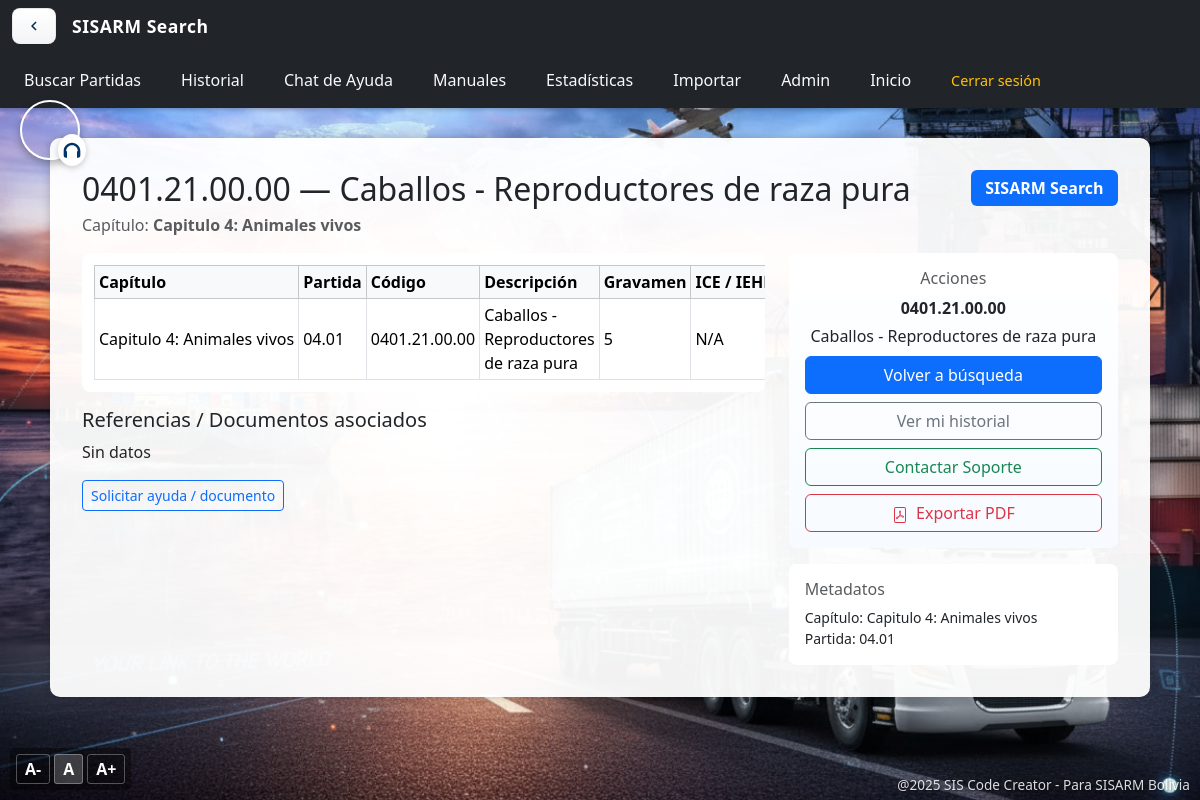
Page /detalle-partida/2451/ (signed in) on the earlier database version.
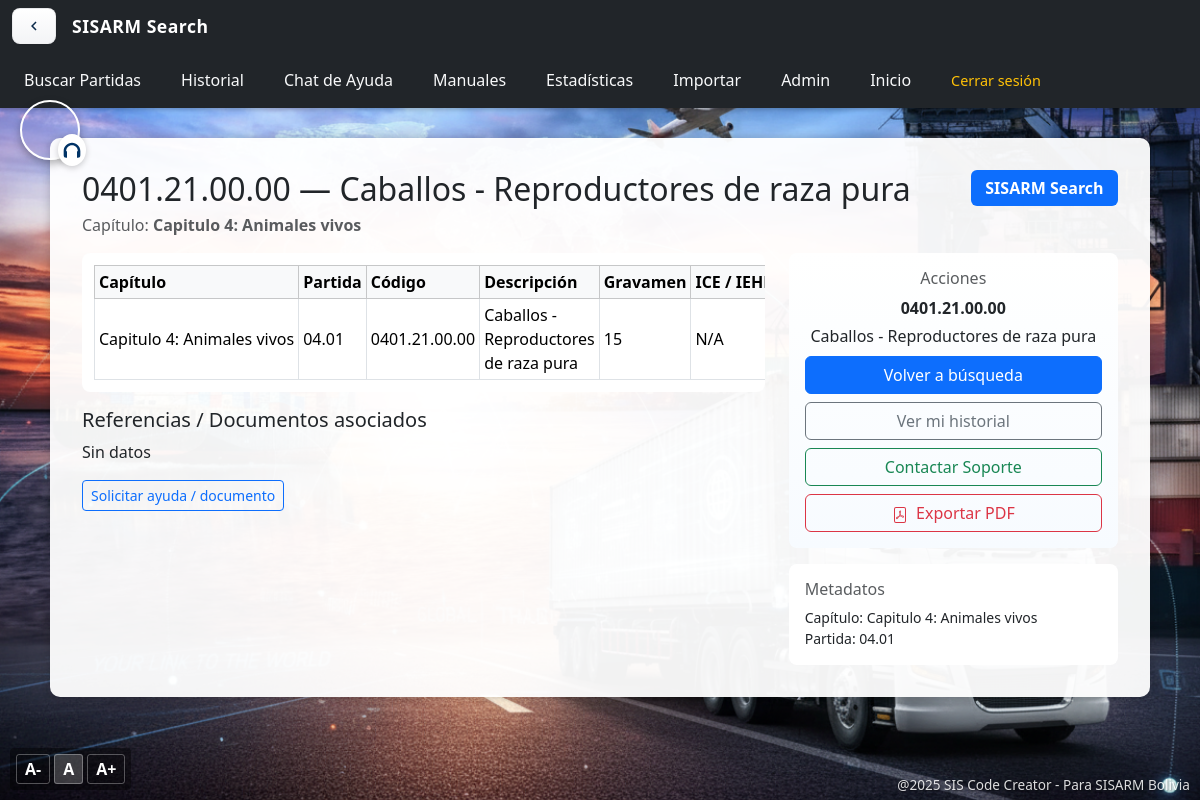
Same page on the later database version.
### partidas/models.py (models this page shows, shortened)
class PartidaArancelaria(models.Model):
    capitulo = models.CharField(max_length=200, default="Sin datos")
    partida = models.CharField(max_length=10, default="Sin datos")
    subpartida = models.CharField(max_length=10, default="Sin datos")
    codigo = models.CharField(max_length=50, default="Sin datos")
    descripcion = models.TextField(default="Sin datos")
    gravamen = models.CharField(max_length=50, default="Sin datos")
    ice_iehd = models.CharField(max_length=50, default="Sin datos")
    unidad_medida = models.CharField(max_length=50, default="Sin datos")
    despacho_frontera = models.CharField(max_length=50, default="Sin datos")
    tipo_documento = models.CharField(max_length=50, default="Sin datos")
    entidad_emite = models.CharField(max_length=100, default="Sin datos")
    disp_legal = models.TextField(default="Sin datos")
    can_ace36_ace47_ven = models.CharField(max_length=50, default="Sin datos")
    ace22_chi_prot = models.CharField(max_length=50, default="Sin datos")
    ace66_mexico = models.CharField(max_length=50, default="Sin datos")
    permisos = models.TextField(default="Sin datos")
    subpartidas = models.TextField(default="Sin datos")
    referencia_legal = models.TextField(default="Sin datos")
    updated_at = models.DateTimeField(auto_now=True, null=True, blank=True)

### partidas/views.py (the view, shortened to what this page needs)
# urls.py: path('detalle-partida/<int:partida_id>/', views.detalle_partida, name='detalle_partida'),
@login_required
def detalle_partida(request, partida_id):
    try:
        partida = get_object_or_404(PartidaArancelaria, id=partida_id)
        referencia_text = partida.referencia_legal or partida.disp_legal or ''
        referencia_fecha = None
        referencia_numero = None
        referencia_nota = None
        try:
            m_year = re.search(r"(19|20)\d{2}", referencia_text)
            if m_year:
                referencia_fecha = m_year.group(0)
            m_num = re.search(r"N[\u00BA\u00AA]?\s*[:\.]?\s*(\d+)|No\.?\s*(\d+)|Número\s*(\d+)", referencia_text, re.IGNORECASE)
            if m_num:
                for g in m_num.groups():
                    if g:
                        referencia_numero = g
                        break
            referencia_nota = referencia_text.strip()[:250]
        except Exception:
            referencia_text = referencia_text
        context = {
            'partida': partida,
            'referencia_text': referencia_text,
            'referencia_fecha': referencia_fecha,
            'referencia_numero': referencia_numero,
            'referencia_nota': referencia_nota,
        }
        full_ace22 = (partida.ace22_chi_prot or '').strip()
        ace22_chi, ace22_prot = _split_normalize_ace22(full_ace22)
        context['ace22_chi'] = ace22_chi
        context['ace22_prot'] = ace22_prot
        referencias = PartidaReferencia.objects.filter(partida=partida).order_by('-creado_en')
        context['referencias'] = referencias
        return render(request, 'partidas/detalle_partida.html', context)
    except Exception as e:
        try:
            msg = f"Error al cargar los datos de la partida: {str(e)}"
        except Exception:
            msg = 'Error al cargar los datos de la partida.'
        return render(request, 'partidas/detalle_partida.html', {'load_error': msg})

### partidas/context_processors.py (called while the page is built, shortened)
def license_info(request):
    ctx = {
        'licencia_dias_restantes': None,
        'licencia_estado': None,
        'licencia_fecha_fin': None,
    }
    try:
        if request.user.is_authenticated:
            from .models import LicenciaTemporal
            licencia = LicenciaTemporal.objects.filter(usuario=request.user, estado=True).order_by('-fecha_fin').first()
    except Exception:
        pass
    return ctx

### partidas/templates/partidas/detalle_partida.html (shortened to what the changed rows need)
{% extends "partidas/base.html" %}
{% load static %}
{% block body_class %}detalle-bg{% endblock %}
{% block content %}
<div class="detalle-container">
    {% if load_error %}
        <div class="alert alert-danger">{{ load_error }}</div>
        <div class="mb-3"><a class="btn btn-primary" href="{% url 'buscar_partidas' %}">Volver a búsqueda</a></div>
    {% else %}
    <div class="d-flex justify-content-between align-items-start mb-3">
        <div>
            <h2 class="mb-1">{{ partida.codigo }} — {{ partida.descripcion|truncatechars:120 }}</h2>
            <div class="text-muted">Capítulo: <strong>{{ partida.capitulo }}</strong></div>
        </div>
        <div class="text-end">
            <span class="badge bg-primary" style="font-size:1rem; padding:0.6rem 0.9rem;">SISARM Search</span>
        </div>
    </div>
    <div class="row">
        <div class="col-md-8">
            <div class="table-responsive mb-3" style="background:#fff; padding:0.75rem; border-radius:8px;">
                <table class="table table-bordered table-sm mb-0" style="white-space:nowrap;">
                    <thead class="table-light">
                        <tr>
                            <th>Capítulo</th>
                            <th>Partida</th>
                            <th>Código</th>
                            <th>Descripción</th>
                            <th>Gravamen</th>
                            <th>ICE / IEHD</th>
                        </tr>
                    </thead>
                    <tbody>
                        <tr>
                            <td>{{ partida.capitulo|default:"" }}</td>
                            <td>{{ partida.partida|default:"" }}</td>
                            <td>{{ partida.codigo|default:"" }}</td>
                            <td style="max-width:400px; white-space:normal;">{{ partida.descripcion|default:"" }}</td>
                            <td>{{ partida.gravamen|default:"" }}</td>
                            <td>{{ partida.ice_iehd|default:"" }}</td>
                        </tr>
                    </tbody>
                </table>
            </div>
            <div class="mt-3">
                <h5>Referencias / Documentos asociados</h5>
                {% if referencias %}
                    <ul class="list-unstyled">
                        {% for ref in referencias %}
                            <li class="mb-2">
                                <div><strong>{{ ref.titulo|default:ref.numero_resolucion }}</strong></div>
                                <div class="small text-muted">{{ ref.fecha_norma|default:"" }}</div>
                                <div class="mt-1">
                                    {% if ref.archivo %}
                                        <a class="btn btn-sm btn-outline-primary" href="{{ ref.archivo.url }}">Descargar</a>
                                    {% else %}
                                        <span class="text-muted">Documento no disponible</span>
                                        <a class="btn btn-sm btn-link" href="{% url 'solicitar_ayuda_documento' ref.id %}">Solicitar ayuda</a>
                                    {% endif %}
                                </div>
                            </li>
                        {% endfor %}
                    </ul>
                {% else %}
                    {% if referencia_text %}
                        <p>{{ referencia_text }}</p>
                        <div class="mt-2">
                            <a class="btn btn-outline-primary btn-sm" href="{% url 'soporte' %}?asunto=Documento+partida+{{ partida.codigo }}">Solicitar ayuda / documento</a>
                        </div>
                    {% else %}
                        <div class="text-muted">Referencia legal no disponible.</div>
                        <div class="mt-2">
                            <a class="btn btn-outline-primary btn-sm" href="{% url 'soporte' %}?asunto=Referencia+no+disponible+{{ partida.codigo }}">Solicitar ayuda</a>
                        </div>
                    {% endif %}
                {% endif %}
            </div>
        </div>
        <div class="col-md-4">
            <div class="p-3 text-center" style="background:linear-gradient(180deg,#ffffff,#f7fbff); border-radius:8px;">
                <h6 class="text-muted">Acciones</h6>
                <p class="mb-1"><strong>{{ partida.codigo }}</strong></p>
                <p class="mb-2">{{ partida.descripcion|truncatechars:120 }}</p>
                <a id="backToSearchBtn" class="btn btn-primary w-100 mb-2" href="{% url 'buscar_partidas' %}">Volver a búsqueda</a>
                <a class="btn btn-outline-secondary w-100 mb-2" href="{% url 'historial_buscador' %}">Ver mi historial</a>
                <a class="btn btn-outline-success w-100 mb-2" href="{% url 'soporte' %}">Contactar Soporte</a>
                <a class="btn btn-outline-danger w-100" href="?export=pdf" target="_blank">
                    Exportar PDF
                </a>
            </div>
            <div class="mt-3 p-3" style="background:#fff; border-radius:8px;">
                <h6 class="text-muted">Metadatos</h6>
                <ul class="list-unstyled small mb-0">
                    <li>Capítulo: {{ partida.capitulo }}</li>
                    <li>Partida: {{ partida.partida }}</li>
                </ul>
            </div>
        </div>
    </div>
    {% endif %}
</div>
{% endblock %}

Differences in the rows shown:
changed PartidaArancelaria "Caballos - Reproductores de raza pura": gravamen "5" → "15"
